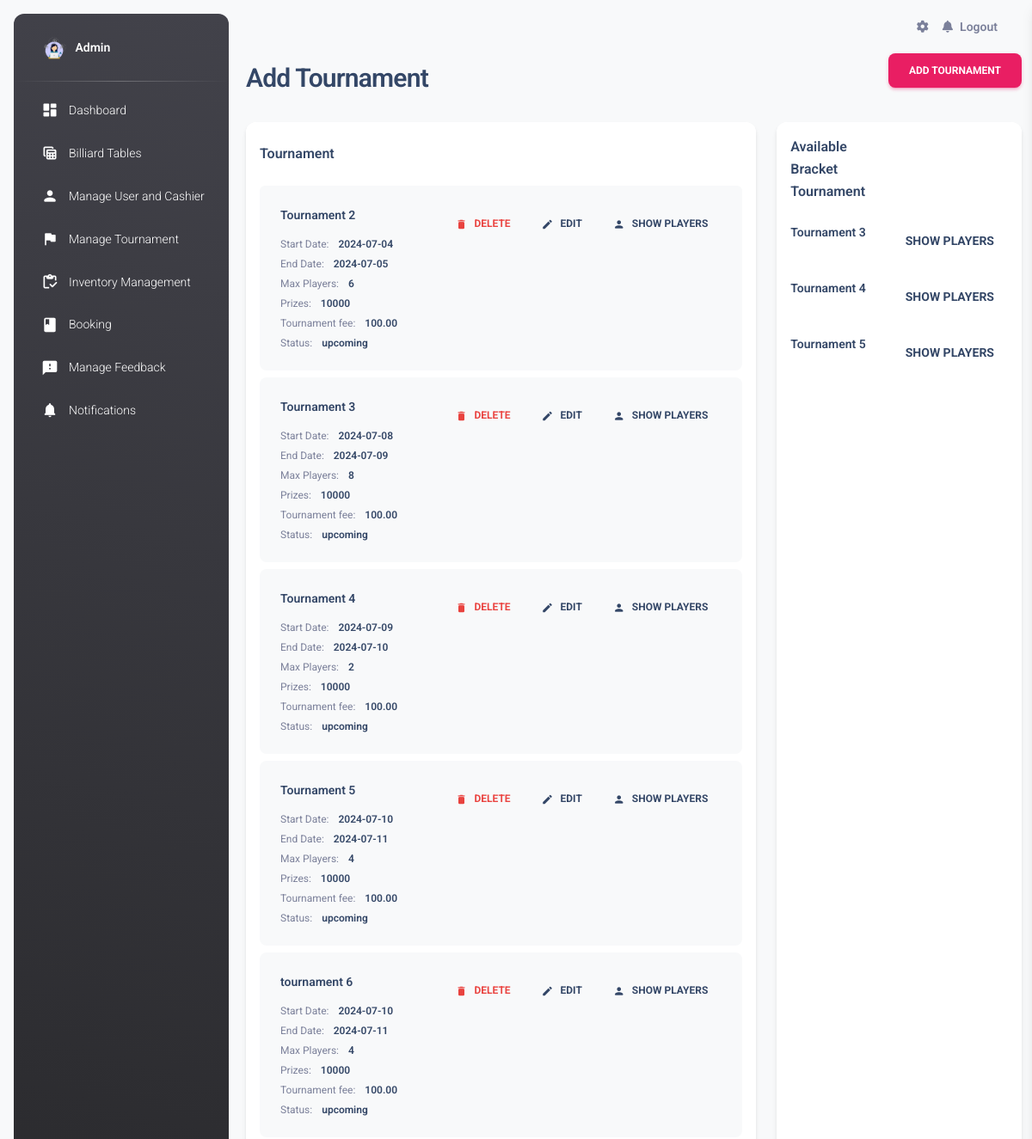
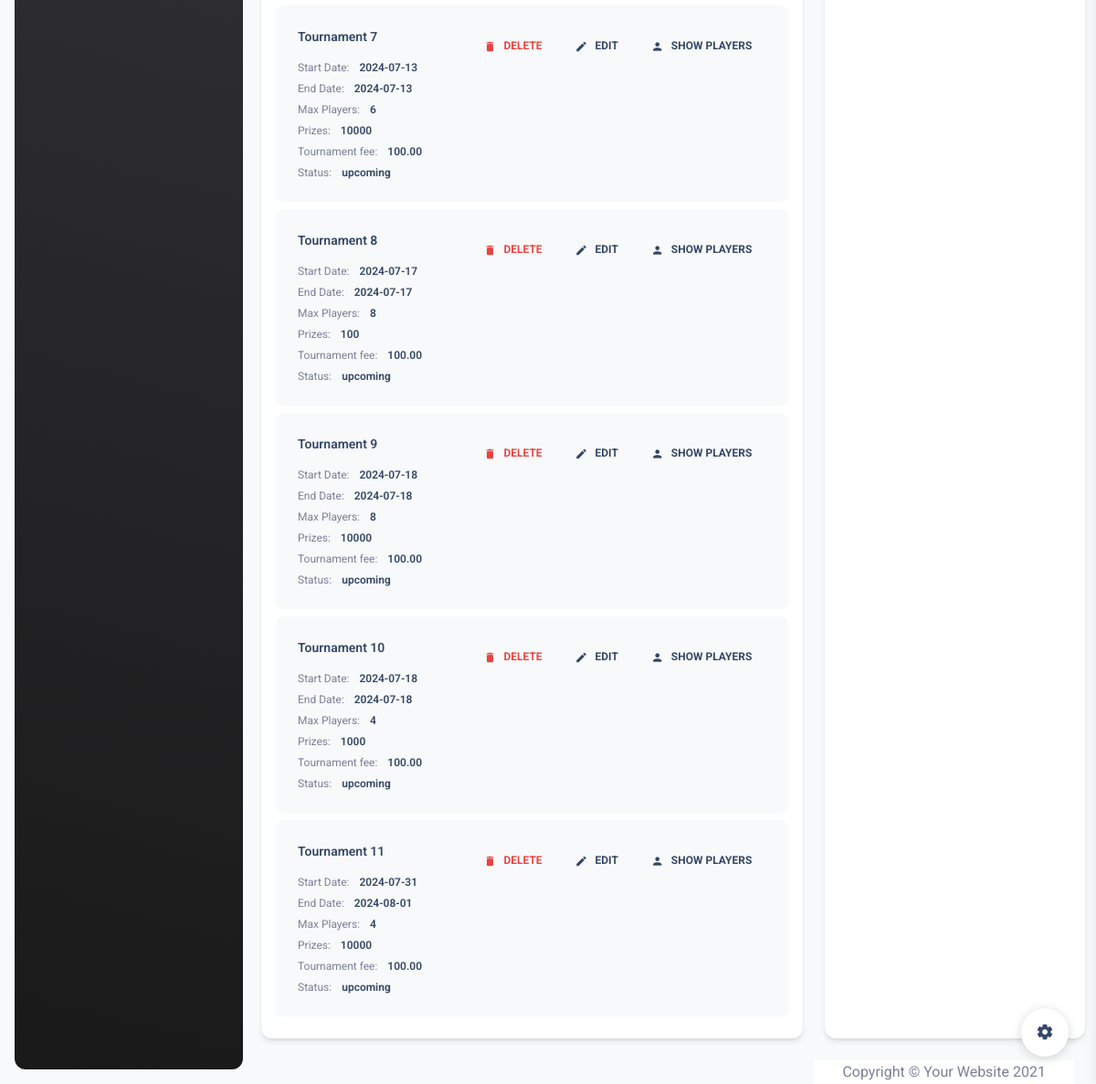
The app's page /manage_tournament.php, older data (2 pictures, top to bottom).
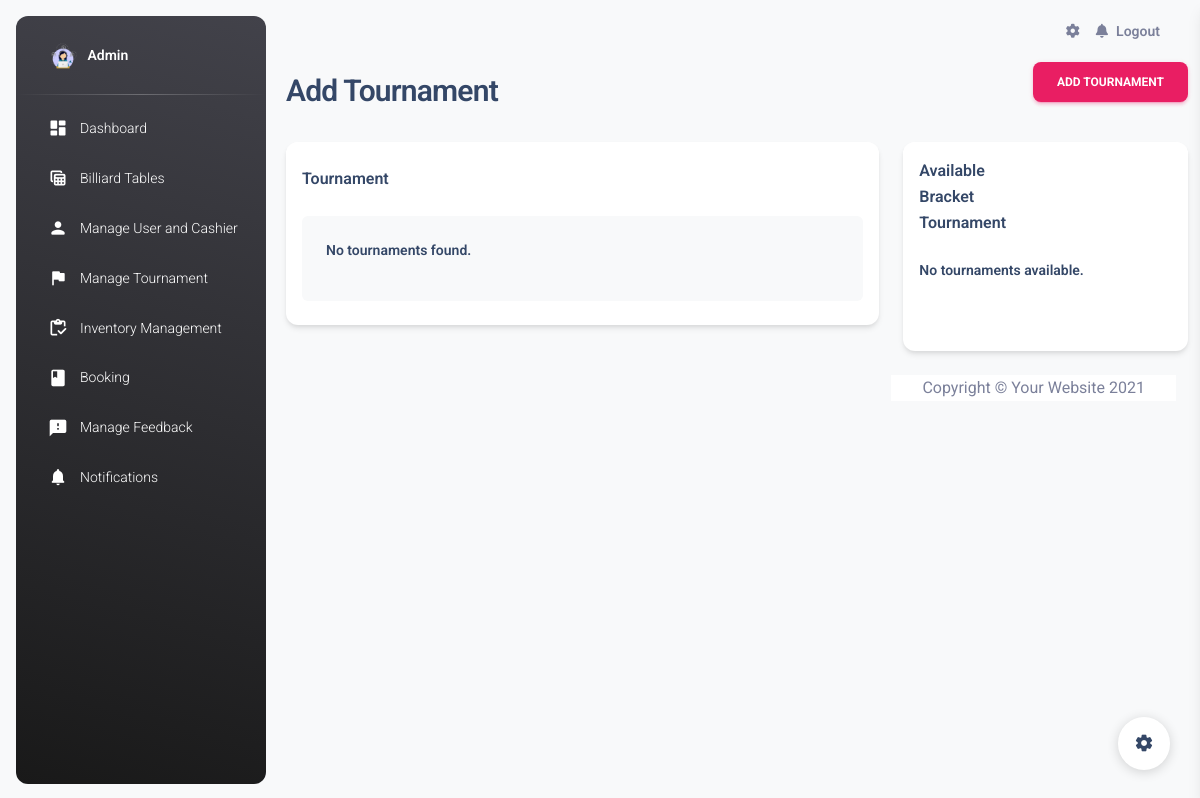
The same page, newer data.
### tables this page shows
CREATE TABLE `tournaments` (
  `tournament_id` int(11) NOT NULL,
  `name` varchar(100) NOT NULL,
  `max_player` int(11) NOT NULL,
  `start_date` date NOT NULL,
  `end_date` date DEFAULT NULL,
  `status` varchar(100) NOT NULL,
  `created_at` varchar(100) NOT NULL,
  `prize` text NOT NULL,
  `fee` decimal(10,2) NOT NULL DEFAULT 0.00
);

### manage_tournament.php (the view, shortened to what this page needs)
<?php
   include 'conn.php';
   $sqlTournaments = "SELECT * FROM tournaments";
   $stmtTournaments = $conn->prepare($sqlTournaments);
   $stmtTournaments->execute();
   $tournaments = $stmtTournaments->fetchAll(PDO::FETCH_ASSOC);
?>
<!DOCTYPE html>
<html lang="en">
   <head>
      <link href="./assets/css/nucleo-icons.css" rel="stylesheet" />
      <link href="./assets/css/nucleo-svg.css" rel="stylesheet" />
      <link id="pagestyle" href="./assets/css/material-dashboard.css?v=3.1.0" rel="stylesheet" />
      <link href="vendor/fontawesome-free/css/all.min.css" rel="stylesheet" type="text/css">
   </head>
   <body class="g-sidenav-show  bg-gray-100">
      <aside class="sidenav navbar navbar-vertical navbar-expand-xs border-0 border-radius-xl my-3 fixed-start ms-3   bg-gradient-dark" id="sidenav-main">
         <div class="sidenav-header">
            <a class="navbar-brand m-0" href=" https://demos.creative-tim.com/material-dashboard/pages/dashboard " target="_blank">
            <img src="./img/admin.png" class="navbar-brand-img h-100" alt="main_logo">
            <span class="ms-1 font-weight-bold text-white">Admin</span>
            </a>
         </div>
         <hr class="horizontal light mt-0 mb-2">
         <div class="collapse navbar-collapse  w-auto " id="sidenav-collapse-main">
         <ul class="navbar-nav">
         <li class="nav-item">
               <a class="nav-link text-white " href="admin_dashboard.php">
                  <div class="text-white text-center me-2 d-flex align-items-center justify-content-center">
                     <i class="material-icons opacity-10">dashboard</i>
                  </div>
                  <span class="nav-link-text ms-1">Dashboard</span>
               </a>
            </li>
            <li class="nav-item">
               <a class="nav-link text-white " href="billiard_table.php">
                  <div class="text-white text-center me-2 d-flex align-items-center justify-content-center">
                     <i class="material-icons opacity-10">table_view</i>
                  </div>
                  <span class="nav-link-text ms-1">Billiard Tables</span>
               </a>
            </li>
            <li class="nav-item">
                  <a class="nav-link text-white " href="manage_user.php">
                     <div class="text-white text-center me-2 d-flex align-items-center justify-content-center">
                        <i class="material-icons opacity-10">person</i>
                     </div>
                     <span class="nav-link-text ms-1">Manage User and Cashier</span>
                  </a>
               </li>
               <li class="nav-item">
                  <a class="nav-link text-white " href="manage_tournament.php">
                     <div class="text-white text-center me-2 d-flex align-items-center justify-content-center">
                        <i class="material-icons opacity-10">flag</i>
                     </div>
                     <span class="nav-link-text ms-1">Manage Tournament</span>
                  </a>
               </li>
            <li class="nav-item">
                  <a class="nav-link text-white " href="inventory_management.php">
                     <div class="text-white text-center me-2 d-flex align-items-center justify-content-center">
                        <i class="material-icons opacity-10">inventory</i>
                     </div>
                     <span class="nav-link-text ms-1">Inventory Management</span>
                  </a>
               </li>
            <li class="nav-item">
               <a class="nav-link text-white " href="admin_booking.php">
                  <div class="text-white text-center me-2 d-flex align-items-center justify-content-center">
                     <i class="material-icons opacity-10">book</i>
                  </div>
                  <span class="nav-link-text ms-1">Booking</span>
               </a>
            </li>
            <li class="nav-item">
               <a class="nav-link text-white " href="admin_feedback.php">
                  <div class="text-white text-center me-2 d-flex align-items-center justify-content-center">
                     <i class="material-icons opacity-10">feedback</i>
                  </div>
                  <span class="nav-link-text ms-1">Manage Feedback</span>
               </a>
            </li>
            <li class="nav-item">
               <a class="nav-link text-white " href="./notifications.html">
                  <div class="text-white text-center me-2 d-flex align-items-center justify-content-center">
                     <i class="material-icons opacity-10">notifications</i>
                  </div>
                  <span class="nav-link-text ms-1">Notifications</span>
               </a>
            </li>
         </ul>
      </aside>
      <main class="main-content border-radius-lg ">
         <nav class="navbar navbar-main navbar-expand-lg px-0 mx-4 shadow-none border-radius-xl" id="navbarBlur" data-scroll="true">
            <div class="container-fluid py-1 px-3">
               <div class="collapse navbar-collapse mt-sm-0 mt-2 me-md-0 me-sm-4" id="navbar">
                  <ul class="navbar-nav  justify-content-end">
                     <li class="nav-item px-3 d-flex align-items-center">
                        <a href="javascript:;" class="nav-link text-body p-0">
                        <i class="fa fa-cog fixed-plugin-button-nav cursor-pointer"></i>
                        </a>
                     </li>
                     <li class="nav-item dropdown pe-2 d-flex align-items-center">
                        <a href="javascript:;" class="nav-link text-body p-0" id="dropdownMenuButton" data-bs-toggle="dropdown" aria-expanded="false">
                        <i class="fa fa-bell cursor-pointer"></i>
                        </a>
                     </li>
                     <li class="nav-item d-flex align-items-center">
                        <a href="logout.php" class="nav-link text-body font-weight-bold px-0">
                        <span class="d-sm-inline d-none">Logout</span>
                        </a>
                     </li>
                  </ul>
               </div>
            </div>
         </nav>
         <div class="container-fluid">
         <div class="d-sm-flex align-items-center justify-content-between mb-4">
            <h1 class="h3 mb-0 text-gray-800">Add Tournament</h1>
            <button class='btn btn-primary' data-toggle='modal' data-target='#addTournamentModal'>Add Tournament</button>
         </div>
         <div class="row">
            <div class="col-lg-8">
               <div class="card">
                  <div class="card-header pb-0 px-3">
                     <h6 class="mb-0">Tournament</h6>
                  </div>
                  <div class="card-body pt-4 p-3">
                     <ul class="list-group">
                        <?php if (!empty($tournaments)) : ?>
                           <?php foreach ($tournaments as $tournament) : ?>
                           <li class="list-group-item border-0 d-flex p-4 mb-2 bg-gray-100 border-radius-lg">
                              <div class="d-flex flex-column">
                                 <h6 class="mb-3 text-sm"><?php echo htmlspecialchars($tournament['name']); ?></h6>
                                 <span class="mb-2 text-xs">Start Date: <span class="text-dark font-weight-bold ms-sm-2"><?php echo htmlspecialchars($tournament['start_date']); ?></span></span>
                                 <span class="mb-2 text-xs">End Date: <span class="text-dark font-weight-bold ms-sm-2"><?php echo htmlspecialchars($tournament['end_date']); ?></span></span>
                                 <span class="mb-2 text-xs">Max Players: <span class="text-dark font-weight-bold ms-sm-2"><?php echo htmlspecialchars($tournament['max_player']); ?></span></span>
                                 <span class="mb-2 text-xs">Prizes: <span class="text-dark font-weight-bold ms-sm-2"><?php echo htmlspecialchars($tournament['prize']); ?></span></span>
                                 <span class="mb-2 text-xs">Tournament fee: <span class="text-dark font-weight-bold ms-sm-2"><?php echo htmlspecialchars($tournament['fee']); ?></span></span>
                                 <span class="text-xs">Status: <span class="text-dark font-weight-bold ms-sm-2"><?php echo htmlspecialchars($tournament['status']); ?></span></span>
                              </div>
                              <div class="ms-auto text-end">
                                 <button class="btn btn-link text-danger text-gradient px-3 mb-0" onclick="deleteTournament('<?php echo htmlspecialchars($tournament['tournament_id']); ?>')">
                                    <i class="material-icons text-sm me-2">delete</i>Delete
                                 </button>
                                 <button class="btn btn-link text-dark px-3 mb-0" onclick='editTournament(<?php echo json_encode($tournament); ?>)'>
                                    <i class="material-icons text-sm me-2">edit</i>Edit
                                 </button>
                                 <button class="btn btn-link text-dark px-3 mb-0 show-players" data-toggle="modal" data-target="#playersModal" data-tournament-id="<?php echo htmlspecialchars($tournament['tournament_id']); ?>">
                                    <i class="material-icons text-sm me-2">person</i>Show Players
                                 </button>
                              </div>
                           </li>
                           <?php endforeach; ?>
                        <?php else : ?>
                        <li class="list-group-item border-0 d-flex p-4 mb-2 bg-gray-100 border-radius-lg">
                           <div class="d-flex flex-column">
                              <h6 class="mb-3 text-sm">No tournaments found.</h6>
                           </div>
                        </li>
                        <?php endif; ?>
                     </ul>
                  </div>
               </div>
            </div>
            <div class="col-lg-4">
               <div class="card h-100">
                  <div class="card-header pb-0 p-3">
                        <div class="row">
                           <div class="col-6 d-flex align-items-center">
                              <h6 class="mb-0">Available Bracket Tournament</h6>
                           </div>
                        </div>
                  </div>
                  <div class="card-body p-3 pb-0">
                     <ul class="list-group">
                        <?php
                        $stmt = $conn->prepare('
                           SELECT DISTINCT b.tournament_id, name
                           FROM bracket b
                           JOIN tournaments t ON b.tournament_id = t.tournament_id
                        ');
                        $stmt->execute();
                        $tournaments = $stmt->fetchAll(PDO::FETCH_ASSOC);
                        ?>
                        <?php if (!empty($tournaments)) : ?>
                              <?php foreach ($tournaments as $tournament) : ?>
                                 <li class="list-group-item border-0 d-flex justify-content-between ps-0 mb-2 border-radius-lg">
                                    <div class="d-flex flex-column">
                                          <h6 class="mb-1 text-dark font-weight-bold text-sm">
                                             <?php echo htmlspecialchars($tournament['name']); ?>
                                          </h6>
                                    </div>
                                    <button class="btn btn-link text-dark text-sm mb-0 px-0 ms-4 show-bracket"
                                             data-toggle="modal"
                                             data-target="#bracketModal"
                                             data-tournament-id="<?php echo htmlspecialchars($tournament['tournament_id']); ?>">
                                          <i class="material-icons text-lg position-relative me-1"></i> Show Players
                                    </button>
                                 </li>
                              <?php endforeach; ?>
                        <?php else : ?>
                              <li class="list-group-item border-0 d-flex justify-content-between ps-0 mb-2 border-radius-lg">
                                 <div class="d-flex flex-column">
                                    <h6 class="mb-1 text-dark font-weight-bold text-sm">No tournaments available.</h6>
                                 </div>
                              </li>
                        <?php endif; ?>
                     </ul>
                  </div>
               </div>
         <div class="row">
         <div class="row mt-4">
            <footer class="sticky-footer bg-white">
               <div class="container my-auto">
                     <div class="copyright text-center my-auto">
                        <span>Copyright &copy; Your Website 2021</span>
                      </div>
                </div>
            </footer>
         </div>
      </main>
      <div class="fixed-plugin">
         <a class="fixed-plugin-button text-dark position-fixed px-3 py-2">
         <i class="material-icons py-2">settings</i>
         </a>
      </div>
   </body>
</html>

Row changes from the older to the newer data that the page shows:
removed tournaments: name "Tournament 2", start_date "2024-07-04", end_date "2024-07-05", max_player "6", prize "10000", fee "100.00", status "upcoming"
removed tournaments: name "Tournament 3", start_date "2024-07-08", end_date "2024-07-09", max_player "8", prize "10000", fee "100.00", status "upcoming"
removed tournaments: name "Tournament 4", start_date "2024-07-09", end_date "2024-07-10", max_player "2", prize "10000", fee "100.00", status "upcoming"
removed tournaments: name "Tournament 5", start_date "2024-07-10", end_date "2024-07-11", max_player "4", prize "10000", fee "100.00", status "upcoming"
removed tournaments: name "tournament 6", start_date "2024-07-10", end_date "2024-07-11", max_player "4", prize "10000", fee "100.00", status "upcoming"
removed tournaments: name "Tournament 7", start_date "2024-07-13", end_date "2024-07-13", max_player "6", prize "10000", fee "100.00", status "upcoming"
removed tournaments: name "Tournament 8", start_date "2024-07-17", end_date "2024-07-17", max_player "8", prize "100", fee "100.00", status "upcoming"
removed tournaments: name "Tournament 9", start_date "2024-07-18", end_date "2024-07-18", max_player "8", prize "10000", fee "100.00", status "upcoming"
removed tournaments: name "Tournament 10", start_date "2024-07-18", end_date "2024-07-18", max_player "4", prize "1000", fee "100.00", status "upcoming"
removed tournaments: name "Tournament 11", start_date "2024-07-31", end_date "2024-08-01", max_player "4", prize "10000", fee "100.00", status "upcoming"
Text that changed along with them:
text now shown: "No tournaments found. No tournaments available."
list line gone: "Tournament 3 SHOW PLAYERS"
list line gone: "Tournament 4 SHOW PLAYERS"
list line gone: "Tournament 5 SHOW PLAYERS"
